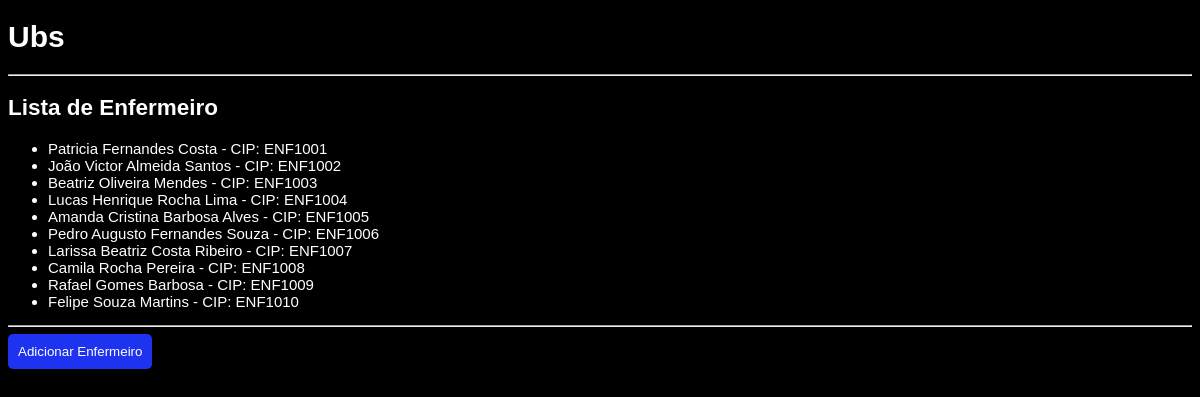
Screenshot of /ubs/enfermeiros/lista/ with the database file from the repository.
### ubs/models/enfermeiro.py (models this page shows)
class Enfermeiro(Pessoa):
    cip = models.CharField(max_length=50)
    def __str__(self):
        return f"{self.nome_pessoa} - CIP: {self.cip}"

### ubs/models/pessoa.py (models this page shows, shortened)
class Pessoa(models.Model):
    nome_pessoa = models.CharField(max_length=255)
    estado_civil = models.CharField(
        max_length=20,
        choices=EstadoCivil.choices
    )
    ubs = models.ForeignKey(Ubs, on_delete=models.CASCADE)

### ubs/views/enfermeiro_views.py (the view)
# urls.py: path('enfermeiros/lista/', enfermeiro_views.list_enfermeiro, name='list_enfermeiro'),
def list_enfermeiro(request):
    enfermeiros = Enfermeiro.objects.select_related( 'ubs').all()
    return render(request, 'ubs/enfermeiro/list.html', {'enfermeiros': enfermeiros})

### ubs/templates/ubs/enfermeiro/list.html (shortened to what this page needs)
{% extends 'ubs/base.html' %}
{% block corpo %}
<h2>Lista de Enfermeiro</h2>
{% if enfermeiros %}
    <ul>
        {% for enfermeiro in enfermeiros %}
            <li>
                <a href="{% url 'detail_enfermeiro' enfermeiro.id %}">
                    {{ enfermeiro }}
                </a>
            </li>
        {% endfor %}
    </ul>
{% else %}
    <p>Nenhum enfermeiro encontrado.</p>
{% endif %}
<hr>
<a href="{% url 'create_enfermeiro' %}">
    <button style="
        padding: 10px;
        background-color: rgb(30, 51, 239);
        color: white;
        border: none;
        border-radius: 5px;
    ">
        Adicionar Enfermeiro
    </button>
</a>
{% endblock %}

### ubs/static/ubs/style.css (style rules this page uses)
body { font-family: Arial, Arial, Helvetica, sans-serif; font-size: 15px; background-color: #000; color: #fff; }
hi, h2 { font-weight: bold; }
a { color: #fff; text-decoration: none; }

### rows the page displays
Enfermeiro: cip.nome_pessoa "Patricia Fernandes Costa - CIP: ENF1001"
Enfermeiro: cip.nome_pessoa "João Victor Almeida Santos - CIP: ENF1002"
Enfermeiro: cip.nome_pessoa "Beatriz Oliveira Mendes - CIP: ENF1003"
Enfermeiro: cip.nome_pessoa "Lucas Henrique Rocha Lima - CIP: ENF1004"
Enfermeiro: cip.nome_pessoa "Amanda Cristina Barbosa Alves - CIP: ENF1005"
Enfermeiro: cip.nome_pessoa "Pedro Augusto Fernandes Souza - CIP: ENF1006"
Enfermeiro: cip.nome_pessoa "Larissa Beatriz Costa Ribeiro - CIP: ENF1007"
Enfermeiro: cip.nome_pessoa "Camila Rocha Pereira - CIP: ENF1008"
Enfermeiro: cip.nome_pessoa "Rafael Gomes Barbosa - CIP: ENF1009"
Enfermeiro: cip.nome_pessoa "Felipe Souza Martins - CIP: ENF1010"
